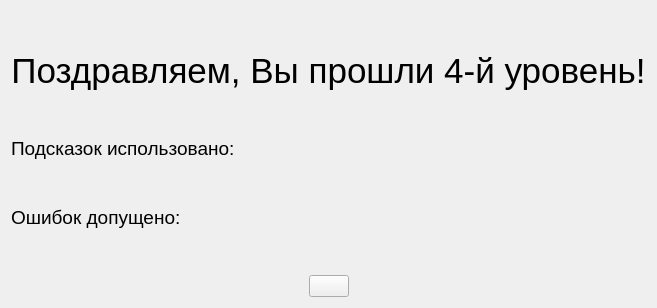
      <widget class="QWidget" name="page_35">
       <layout class="QVBoxLayout" name="verticalLayout_37">
        <item>
         <spacer name="verticalSpacer_26">
          <property name="orientation">
           <enum>Qt::Vertical</enum>
          </property>
          <property name="sizeHint" stdset="0">
           <size>
            <width>20</width>
            <height>40</height>
           </size>
          </property>
         </spacer>
        </item>
        <item>
         <widget class="QLabel" name="label_16">
          <property name="text">
           <string>&lt;html&gt;&lt;head/&gt;&lt;body&gt;&lt;p align=&quot;center&quot;&gt;&lt;span style=&quot; font-size:26pt;&quot;&gt;Поздравляем, Вы прошли 4-й уровень!&lt;/span&gt;&lt;/p&gt;&lt;/body&gt;&lt;/html&gt;</string>
          </property>
         </widget>
        </item>
        <item>
         <spacer name="verticalSpacer_14">
          <property name="orientation">
           <enum>Qt::Vertical</enum>
          </property>
          <property name="sizeHint" stdset="0">
           <size>
            <width>20</width>
            <height>40</height>
           </size>
          </property>
         </spacer>
        </item>
        <item>
         <layout class="QHBoxLayout" name="horizontalLayout_60">
          <item>
           <widget class="QLabel" name="label_17">
            <property name="styleSheet">
             <string notr="true">font-size:14pt;</string>
            </property>
            <property name="text">
             <string>&lt;html&gt;&lt;head/&gt;&lt;body&gt;&lt;p&gt;Подсказок использовано:&lt;/p&gt;&lt;/body&gt;&lt;/html&gt;</string>
            </property>
           </widget>
          </item>
          <item>
           <widget class="QLabel" name="hintlabel_4">
            <property name="styleSheet">
             <string notr="true">font-size:14pt;</string>
            </property>
            <property name="text">
             <string/>
            </property>
           </widget>
          </item>
         </layout>
        </item>
        <item>
         <spacer name="verticalSpacer_16">
          <property name="orientation">
           <enum>Qt::Vertical</enum>
          </property>
          <property name="sizeHint" stdset="0">
           <size>
            <width>20</width>
            <height>40</height>
           </size>
          </property>
         </spacer>
        </item>
        <item>
         <layout class="QHBoxLayout" name="horizontalLayout_59">
          <item>
           <widget class="QLabel" name="label_31">
            <property name="styleSheet">
             <string notr="true">font-size:14pt;</string>
            </property>
            <property name="text">
             <string>Ошибок допущено:</string>
            </property>
           </widget>
          </item>
          <item>
           <widget class="QLabel" name="mistakelabel_4">
            <property name="styleSheet">
             <string notr="true">font-size:14pt;</string>
            </property>
            <property name="text">
             <string/>
            </property>
           </widget>
          </item>
         </layout>
        </item>
        <item>
         <spacer name="verticalSpacer_17">
          <property name="orientation">
           <enum>Qt::Vertical</enum>
          </property>
          <property name="sizeHint" stdset="0">
           <size>
            <width>20</width>
            <height>40</height>
           </size>
          </property>
         </spacer>
        </item>
        <item>
         <layout class="QHBoxLayout" name="horizontalLayout_73">
          <item>
           <spacer name="horizontalSpacer_39">
            <property name="orientation">
             <enum>Qt::Horizontal</enum>
            </property>
            <property name="sizeHint" stdset="0">
             <size>
              <width>40</width>
              <height>20</height>
             </size>
            </property>
           </spacer>
          </item>
          <item>
           <widget class="QPushButton" name="next_4">
            <property name="cursor">
             <cursorShape>PointingHandCursor</cursorShape>
            </property>
            <property name="text">
             <string/>
            </property>
            <property name="icon">
             <iconset resource="files.qrc">
              <normaloff>:/icons/иконки/right-arrows.png</normaloff>:/icons/иконки/right-arrows.png</iconset>
            </property>
            <property name="iconSize">
             <size>
              <width>48</width>
              <height>48</height>
             </size>
            </property>
           </widget>
          </item>
          <item>
           <spacer name="horizontalSpacer_45">
            <property name="orientation">
             <enum>Qt::Horizontal</enum>
            </property>
            <property name="sizeHint" stdset="0">
             <size>
              <width>40</width>
              <height>20</height>
             </size>
            </property>
           </spacer>
          </item>
         </layout>
        </item>
       </layout>
      </widget>
